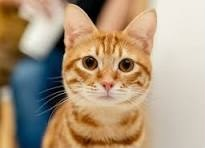
#> input picture Redes_neuronales_convolucionales/gato.jpg, 205 x 148 px, found by its file name
$ python filtro_convolucion.py
#> lines starting #> are read from the running program, lines starting #| are printed output that depends on the picture
'''
Script en Python.
Simularemos cómo una capa de convolución detecta bordes simples en una imagen
real. Usaremos OpenCV y matplotlib para ilustrarlo.
Ejemplo: detectar bordes en una imagen con un filtro de convolución.
'''

# importamos las librerías.
import cv2
import numpy as np
import matplotlib.pyplot as plt

# Cargar imagen en escala de grises.
imagen = cv2.imread('C:/Users/katal/Documents/Python/Videocursos/Redes_neuronales_convolucionales/gato.jpg', cv2.IMREAD_GRAYSCALE)
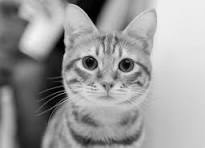
#> imagen: shape (148, 205); min 0, max 244, mean 155.8

# Definir varios filtros (kernel) para detectar bordes horizontales,
#   verticales y diagonales.
filtros ={
    'horizontal': np.array([[-1,-1,-1],
                   [2,2,2],
                   [-1,-1,-1]]),
    'vertical': np.array([[-1,2,-1],
                   [-1,2,-1],
                   [-1,-1,-1]]),
    'diagonal':np.array([[2,-1,-1],
                   [-1,2,-1],
                   [-1,-1,2]])
                   }

# Aplicar los filtros de convolución
resultados = {}
for nombre, filtro in filtros.items():
    resultados[nombre] = cv2.filter2D(imagen, -1, filtro)
#> after the loop, resultados = 3 items

# Mostrar imagen original vs imagen con borde detectado
plt.figure(figsize=(12, 4))
plt.subplot(1,2,1)
plt.title('Imagen original')
plt.imshow(imagen, cmap='gray')
plt.axis('off')

for i, (nombre, img_filtrada) in enumerate(resultados.items(), start=2):
    plt.subplot(1,4,i)
    plt.title(nombre.capitalize())
    plt.imshow(img_filtrada, cmap='gray')
    plt.axis('off')
#> this loop made 3 passes
#> nombre on passes 1 to 3: 'horizontal', 'vertical', 'diagonal'

plt.tight_layout()
plt.show()
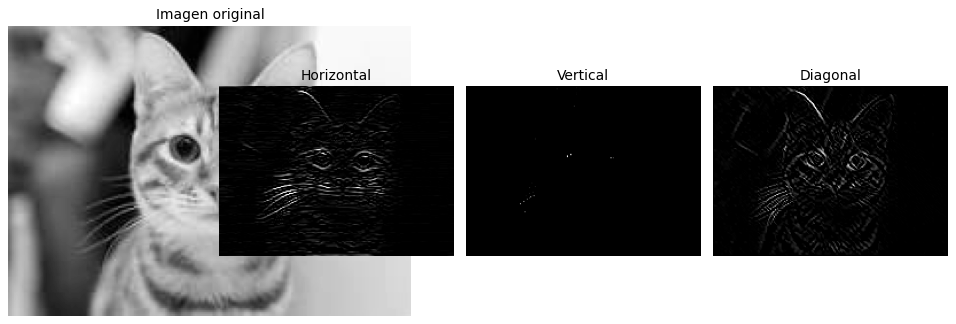
#> figure drawn by matplotlib, 4 panels
